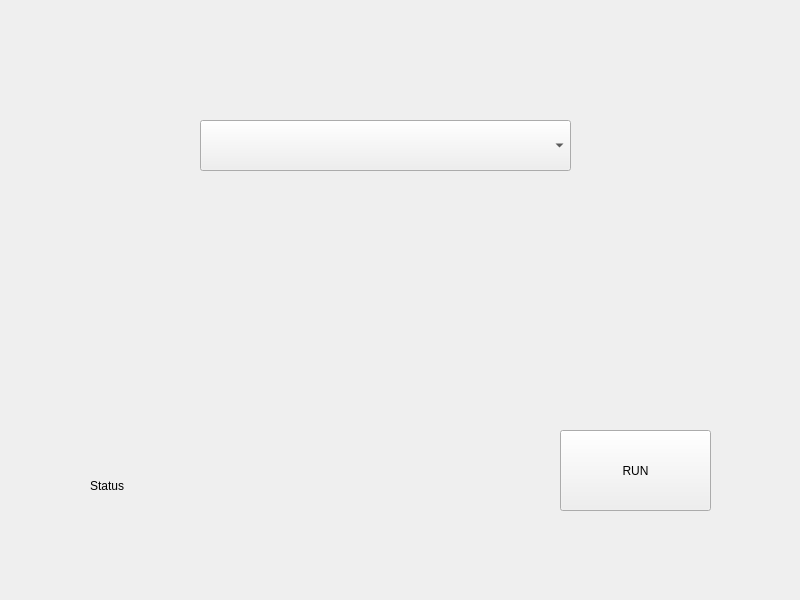
<?xml version="1.0" encoding="UTF-8"?>
<ui version="4.0">
 <class>MainWindow</class>
 <widget class="QMainWindow" name="MainWindow">
  <property name="geometry">
   <rect>
    <x>0</x>
    <y>0</y>
    <width>800</width>
    <height>600</height>
   </rect>
  </property>
  <property name="windowTitle">
   <string>MainWindow</string>
  </property>
  <widget class="QWidget" name="centralwidget">
   <widget class="QLabel" name="label">
    <property name="geometry">
     <rect>
      <x>600</x>
      <y>-50</y>
      <width>201</width>
      <height>131</height>
     </rect>
    </property>
    <property name="text">
     <string>&lt;html&gt;&lt;head/&gt;&lt;body&gt;&lt;p&gt;&lt;img src=&quot;:/newPrefix/Twinery.png&quot;/&gt;&lt;/p&gt;&lt;/body&gt;&lt;/html&gt;</string>
    </property>
   </widget>
   <widget class="QComboBox" name="comboBox">
    <property name="geometry">
     <rect>
      <x>200</x>
      <y>120</y>
      <width>371</width>
      <height>51</height>
     </rect>
    </property>
   </widget>
   <widget class="QLabel" name="label_2">
    <property name="geometry">
     <rect>
      <x>90</x>
      <y>410</y>
      <width>201</width>
      <height>151</height>
     </rect>
    </property>
    <property name="text">
     <string>Status</string>
    </property>
   </widget>
   <widget class="QPushButton" name="pushButton">
    <property name="geometry">
     <rect>
      <x>560</x>
      <y>430</y>
      <width>151</width>
      <height>81</height>
     </rect>
    </property>
    <property name="text">
     <string>RUN</string>
    </property>
   </widget>
  </widget>
 </widget>
 <resources>
  <include location="../../UI/test.qrc"/>
 </resources>
 <connections/>
</ui>
